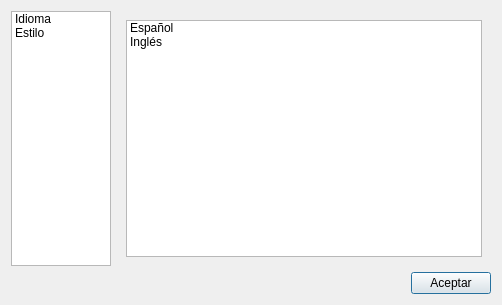
<?xml version="1.0" encoding="UTF-8"?>
<ui version="4.0">
 <class>DuMediaPlayerPreferencesDialog</class>
 <widget class="QDialog" name="DuMediaPlayerPreferencesDialog">
  <property name="geometry">
   <rect>
    <x>0</x>
    <y>0</y>
    <width>502</width>
    <height>305</height>
   </rect>
  </property>
  <property name="windowTitle">
   <string>Preferencias</string>
  </property>
  <layout class="QVBoxLayout" name="verticalLayout">
   <item>
    <layout class="QHBoxLayout" name="horizontalLayout_2">
     <item>
      <widget class="QListWidget" name="listWidget">
       <property name="maximumSize">
        <size>
         <width>100</width>
         <height>16777215</height>
        </size>
       </property>
       <item>
        <property name="text">
         <string>Idioma</string>
        </property>
        <property name="icon">
         <iconset resource="res.qrc">
          <normaloff>:/lang.png</normaloff>:/lang.png</iconset>
        </property>
       </item>
       <item>
        <property name="text">
         <string>Estilo</string>
        </property>
        <property name="icon">
         <iconset resource="res.qrc">
          <normaloff>:/style.png</normaloff>:/style.png</iconset>
        </property>
       </item>
      </widget>
     </item>
     <item>
      <widget class="QStackedWidget" name="stackedWidget">
       <property name="currentIndex">
        <number>0</number>
       </property>
       <widget class="QWidget" name="page_1">
        <layout class="QGridLayout" name="gridLayout">
         <item row="0" column="0">
          <widget class="QListWidget" name="langListWidget">
           <item>
            <property name="text">
             <string>Español</string>
            </property>
            <property name="icon">
             <iconset resource="res.qrc">
              <normaloff>:/mx.png</normaloff>:/mx.png</iconset>
            </property>
           </item>
           <item>
            <property name="text">
             <string>Inglés</string>
            </property>
            <property name="icon">
             <iconset resource="res.qrc">
              <normaloff>:/us.png</normaloff>:/us.png</iconset>
            </property>
           </item>
          </widget>
         </item>
        </layout>
       </widget>
       <widget class="QWidget" name="page_2">
        <layout class="QGridLayout" name="gridLayout_2">
         <item row="0" column="0">
          <widget class="QListWidget" name="styleListWidget">
           <item>
            <property name="text">
             <string>Windows Vista</string>
            </property>
            <property name="icon">
             <iconset resource="res.qrc">
              <normaloff>:/windowsVista.png</normaloff>:/windowsVista.png</iconset>
            </property>
           </item>
           <item>
            <property name="text">
             <string>Fusion</string>
            </property>
            <property name="icon">
             <iconset resource="res.qrc">
              <normaloff>:/fusion.png</normaloff>:/fusion.png</iconset>
            </property>
           </item>
          </widget>
         </item>
        </layout>
       </widget>
      </widget>
     </item>
    </layout>
   </item>
   <item>
    <layout class="QHBoxLayout" name="horizontalLayout">
     <item>
      <spacer name="horizontalSpacer">
       <property name="orientation">
        <enum>Qt::Horizontal</enum>
       </property>
       <property name="sizeHint" stdset="0">
        <size>
         <width>40</width>
         <height>20</height>
        </size>
       </property>
      </spacer>
     </item>
     <item>
      <widget class="QPushButton" name="accept">
       <property name="text">
        <string>Aceptar</string>
       </property>
       <property name="icon">
        <iconset resource="res.qrc">
         <normaloff>:/accept.png</normaloff>:/accept.png</iconset>
       </property>
      </widget>
     </item>
    </layout>
   </item>
  </layout>
 </widget>
 <resources>
  <include location="res.qrc"/>
 </resources>
 <connections/>
</ui>
